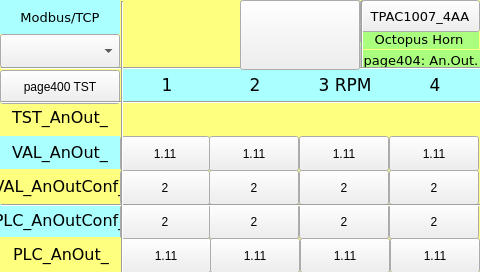
<?xml version="1.0" encoding="UTF-8"?>
<ui version="4.0">
<class>page404</class>
<widget class="QWidget" name="page404">
<property name="geometry">
<rect>
<x>0</x>
<y>0</y>
<width>480</width>
<height>272</height>
</rect>
</property>
<property name="minimumSize">
<size>
<width>480</width>
<height>272</height>
</size>
</property>
<property name="maximumSize">
<size>
<width>480</width>
<height>272</height>
</size>
</property>
<property name="windowTitle">
<string>page404</string>
</property>
<property name="styleSheet">
<string notr="true">QWidget#page404
{
background-color: rgb(255, 255, 127);
}</string>
</property>
<widget class="QLabel" name="label_Page">
<property name="geometry">
<rect>
<x>361</x>
<y>50</y>
<width>120</width>
<height>20</height>
</rect>
</property>
<property name="font">
<font>
<family>DejaVu Sans</family>
<pointsize>10</pointsize>
</font>
</property>
<property name="styleSheet">
<string notr="true">background-color: rgb(170, 255, 127);</string>
</property>
<property name="text">
<string>page404: An.Out.</string>
</property>
<property name="alignment">
<set>Qt::AlignCenter</set>
</property>
</widget>
<widget class="QLabel" name="label_18">
<property name="geometry">
<rect>
<x>359</x>
<y>29</y>
<width>120</width>
<height>20</height>
</rect>
</property>
<property name="font">
<font>
<family>DejaVu Sans</family>
<pointsize>10</pointsize>
</font>
</property>
<property name="styleSheet">
<string notr="true">background-color: rgb(170, 255, 127);</string>
</property>
<property name="text">
<string>Octopus Horn</string>
</property>
<property name="alignment">
<set>Qt::AlignCenter</set>
</property>
</widget>
<widget class="Line" name="line_vt_2">
<property name="geometry">
<rect>
<x>241</x>
<y>1</y>
<width>3</width>
<height>68</height>
</rect>
</property>
<property name="orientation">
<enum>Qt::Vertical</enum>
</property>
</widget>
<widget class="Line" name="line_hr_2">
<property name="geometry">
<rect>
<x>1</x>
<y>101</y>
<width>481</width>
<height>3</height>
</rect>
</property>
<property name="orientation">
<enum>Qt::Horizontal</enum>
</property>
</widget>
<widget class="Line" name="line_hr_3">
<property name="geometry">
<rect>
<x>1</x>
<y>204</y>
<width>481</width>
<height>3</height>
</rect>
</property>
<property name="orientation">
<enum>Qt::Horizontal</enum>
</property>
</widget>
<widget class="Line" name="line_hr_1">
<property name="geometry">
<rect>
<x>1</x>
<y>67</y>
<width>481</width>
<height>3</height>
</rect>
</property>
<property name="orientation">
<enum>Qt::Horizontal</enum>
</property>
</widget>
<widget class="Line" name="line_vt_4">
<property name="geometry">
<rect>
<x>361</x>
<y>1</y>
<width>3</width>
<height>68</height>
</rect>
</property>
<property name="orientation">
<enum>Qt::Vertical</enum>
</property>
</widget>
<widget class="ATCMdate" name="atcmDate">
<property name="geometry">
<rect>
<x>240</x>
<y>0</y>
<width>121</width>
<height>22</height>
</rect>
</property>
<property name="font">
<font>
<family>DejaVu Sans Mono</family>
</font>
</property>
<property name="toolTip">
<string>ATCM QDate</string>
</property>
<property name="whatsThis">
<string>ATCMdate widget</string>
</property>
<property name="bgColor">
<color>
<red>170</red>
<green>255</green>
<blue>127</blue>
</color>
</property>
<property name="borderWidth">
<number>0</number>
</property>
<property name="borderRadius">
<number>0</number>
</property>
<property name="format">
<enum>ATCMdate::YYYY_MM_DD</enum>
</property>
</widget>
<widget class="ATCMbutton" name="atcmButton_5">
<property name="geometry">
<rect>
<x>360</x>
<y>0</y>
<width>120</width>
<height>32</height>
</rect>
</property>
<property name="font">
<font>
<family>DejaVu Sans</family>
<pointsize>10</pointsize>
<weight>50</weight>
<bold>false</bold>
</font>
</property>
<property name="toolTip">
<string/>
</property>
<property name="whatsThis">
<string>ATCMbutton widget</string>
</property>
<property name="pageName">
<string>menu</string>
</property>
<property name="statusvar">
<string/>
</property>
<property name="viewStatus">
<bool>false</bool>
</property>
<property name="refresh">
<number>200</number>
</property>
<property name="visibilityVar">
<string/>
</property>
<property name="bgColor">
<color>
<red>85</red>
<green>255</green>
<blue>255</blue>
</color>
</property>
<property name="borderColor">
<color>
<red>220</red>
<green>220</green>
<blue>220</blue>
</color>
</property>
<property name="text">
<string>TPAC1007_4AA</string>
</property>
<property name="pressText">
<string>TPAC1007_4AA</string>
</property>
<property name="borderWidth">
<number>2</number>
</property>
<property name="borderRadius">
<number>0</number>
</property>
<property name="apparence">
<enum>QFrame::Raised</enum>
</property>
</widget>
<widget class="Line" name="line_vt_1">
<property name="geometry">
<rect>
<x>121</x>
<y>1</y>
<width>3</width>
<height>272</height>
</rect>
</property>
<property name="orientation">
<enum>Qt::Vertical</enum>
</property>
</widget>
<widget class="ATCMtime" name="atcmTime_2">
<property name="geometry">
<rect>
<x>240</x>
<y>22</y>
<width>121</width>
<height>22</height>
</rect>
</property>
<property name="font">
<font>
<family>DejaVu Sans Mono</family>
</font>
</property>
<property name="toolTip">
<string>ATCM QTime</string>
</property>
<property name="whatsThis">
<string>ATCMtime widget</string>
</property>
<property name="bgColor">
<color>
<red>170</red>
<green>255</green>
<blue>127</blue>
</color>
</property>
<property name="borderWidth">
<number>0</number>
</property>
<property name="borderRadius">
<number>0</number>
</property>
</widget>
<widget class="ATCMlabel" name="atcmLabelAnInConf_5">
<property name="geometry">
<rect>
<x>120</x>
<y>204</y>
<width>90</width>
<height>35</height>
</rect>
</property>
<property name="text">
<string>2</string>
</property>
<property name="toolTip">
<string>PLC_AnOutConf_1</string>
</property>
<property name="whatsThis">
<string>ATCMlabel widget</string>
</property>
<property name="variable">
<string>PLC_AnOutConf_1</string>
</property>
<property name="refresh">
<number>500</number>
</property>
<property name="max">
<string>0</string>
</property>
<property name="min">
<string>0</string>
</property>
<property name="viewStatus">
<bool>false</bool>
</property>
<property name="visibilityVar">
<string>TST_AnOut_1</string>
</property>
<property name="bgColor">
<color>
<red>170</red>
<green>255</green>
<blue>255</blue>
</color>
</property>
<property name="fontColor">
<color>
<red>0</red>
<green>0</green>
<blue>0</blue>
</color>
</property>
<property name="borderWidth">
<number>1</number>
</property>
<property name="borderRadius">
<number>0</number>
</property>
</widget>
<widget class="ATCMlabel" name="atcmLabelAnInConf_2">
<property name="geometry">
<rect>
<x>209</x>
<y>170</y>
<width>90</width>
<height>35</height>
</rect>
</property>
<property name="text">
<string>2</string>
</property>
<property name="toolTip">
<string>VAL_AnOutConf_2</string>
</property>
<property name="whatsThis">
<string>ATCMlabel widget</string>
</property>
<property name="variable">
<string>VAL_AnOutConf_2</string>
</property>
<property name="refresh">
<number>500</number>
</property>
<property name="max">
<string>0</string>
</property>
<property name="min">
<string>0</string>
</property>
<property name="viewStatus">
<bool>false</bool>
</property>
<property name="visibilityVar">
<string>TST_AnOut_2</string>
</property>
<property name="bgColor">
<color>
<red>255</red>
<green>255</green>
<blue>127</blue>
</color>
</property>
<property name="fontColor">
<color>
<red>0</red>
<green>0</green>
<blue>0</blue>
</color>
</property>
<property name="borderWidth">
<number>1</number>
</property>
<property name="borderRadius">
<number>0</number>
</property>
</widget>
<widget class="ATCMlabel" name="atcmLabelAnInConf_1">
<property name="geometry">
<rect>
<x>120</x>
<y>170</y>
<width>90</width>
<height>35</height>
</rect>
</property>
<property name="text">
<string>2</string>
</property>
<property name="toolTip">
<string>VAL_AnOutConf_1</string>
</property>
<property name="whatsThis">
<string>ATCMlabel widget</string>
</property>
<property name="variable">
<string>VAL_AnOutConf_1</string>
</property>
<property name="refresh">
<number>500</number>
</property>
<property name="max">
<string>0</string>
</property>
<property name="min">
<string>0</string>
</property>
<property name="viewStatus">
<bool>false</bool>
</property>
<property name="visibilityVar">
<string>TST_AnOut_1</string>
</property>
<property name="bgColor">
<color>
<red>255</red>
<green>255</green>
<blue>127</blue>
</color>
</property>
<property name="fontColor">
<color>
<red>0</red>
<green>0</green>
<blue>0</blue>
</color>
</property>
<property name="borderWidth">
<number>1</number>
</property>
<property name="borderRadius">
<number>0</number>
</property>
</widget>
<widget class="QLabel" name="label_PLC_AnIn_17">
<property name="geometry">
<rect>
<x>0</x>
<y>170</y>
<width>120</width>
<height>33</height>
</rect>
</property>
<property name="font">
<font>
<family>DejaVu Sans</family>
<pointsize>12</pointsize>
</font>
</property>
<property name="styleSheet">
<string notr="true">background-color: rgb(255, 255, 127);</string>
</property>
<property name="text">
<string>VAL_AnOutConf_</string>
</property>
<property name="alignment">
<set>Qt::AlignCenter</set>
</property>
</widget>
<widget class="QLabel" name="label_PLC_AnIn_13">
<property name="geometry">
<rect>
<x>0</x>
<y>101</y>
<width>120</width>
<height>33</height>
</rect>
</property>
<property name="font">
<font>
<family>DejaVu Sans</family>
<pointsize>12</pointsize>
</font>
</property>
<property name="styleSheet">
<string notr="true">background-color: rgb(255, 255, 127);</string>
</property>
<property name="text">
<string>TST_AnOut_</string>
</property>
<property name="alignment">
<set>Qt::AlignCenter</set>
</property>
</widget>
<widget class="ATCMlabel" name="atcmLabelAnIn_5">
<property name="geometry">
<rect>
<x>210</x>
<y>238</y>
<width>90</width>
<height>35</height>
</rect>
</property>
<property name="text">
<string>1.11</string>
</property>
<property name="toolTip">
<string>PLC_AnOut_2</string>
</property>
<property name="whatsThis">
<string>ATCMlabel widget</string>
</property>
<property name="variable">
<string>PLC_AnOut_2</string>
</property>
<property name="refresh">
<number>500</number>
</property>
<property name="max">
<string>0</string>
</property>
<property name="min">
<string>0</string>
</property>
<property name="viewStatus">
<bool>false</bool>
</property>
<property name="visibilityVar">
<string>TST_AnOut_2</string>
</property>
<property name="bgColor">
<color>
<red>255</red>
<green>255</green>
<blue>127</blue>
</color>
</property>
<property name="fontColor">
<color>
<red>0</red>
<green>0</green>
<blue>0</blue>
</color>
</property>
<property name="borderWidth">
<number>1</number>
</property>
<property name="borderRadius">
<number>0</number>
</property>
</widget>
<widget class="QLabel" name="label_PLC_AnIn_1">
<property name="geometry">
<rect>
<x>122</x>
<y>68</y>
<width>90</width>
<height>34</height>
</rect>
</property>
<property name="font">
<font>
<family>DejaVu Sans</family>
<pointsize>13</pointsize>
</font>
</property>
<property name="styleSheet">
<string notr="true">background-color: rgb(170, 255, 255);</string>
</property>
<property name="text">
<string>1</string>
</property>
<property name="alignment">
<set>Qt::AlignCenter</set>
</property>
</widget>
<widget class="QLabel" name="label_PLC_AnIn_2">
<property name="geometry">
<rect>
<x>210</x>
<y>68</y>
<width>90</width>
<height>34</height>
</rect>
</property>
<property name="font">
<font>
<family>DejaVu Sans</family>
<pointsize>13</pointsize>
</font>
</property>
<property name="styleSheet">
<string notr="true">background-color: rgb(170, 255, 255);</string>
</property>
<property name="text">
<string>2</string>
</property>
<property name="alignment">
<set>Qt::AlignCenter</set>
</property>
</widget>
<widget class="QLabel" name="label_PLC_AnIn_14">
<property name="geometry">
<rect>
<x>0</x>
<y>204</y>
<width>120</width>
<height>33</height>
</rect>
</property>
<property name="font">
<font>
<family>DejaVu Sans</family>
<pointsize>12</pointsize>
</font>
</property>
<property name="styleSheet">
<string notr="true">background-color: rgb(170, 255, 255);</string>
</property>
<property name="text">
<string>PLC_AnOutConf_</string>
</property>
<property name="alignment">
<set>Qt::AlignCenter</set>
</property>
</widget>
<widget class="ATCMlabel" name="atcmLabelAnIn_6">
<property name="geometry">
<rect>
<x>121</x>
<y>238</y>
<width>90</width>
<height>35</height>
</rect>
</property>
<property name="text">
<string>1.11</string>
</property>
<property name="toolTip">
<string>PLC_AnOut_1</string>
</property>
<property name="whatsThis">
<string>ATCMlabel widget</string>
</property>
<property name="variable">
<string>PLC_AnOut_1</string>
</property>
<property name="refresh">
<number>500</number>
</property>
<property name="max">
<string>0</string>
</property>
<property name="min">
<string>0</string>
</property>
<property name="viewStatus">
<bool>false</bool>
</property>
<property name="visibilityVar">
<string>TST_AnOut_1</string>
</property>
<property name="bgColor">
<color>
<red>255</red>
<green>255</green>
<blue>127</blue>
</color>
</property>
<property name="fontColor">
<color>
<red>0</red>
<green>0</green>
<blue>0</blue>
</color>
</property>
<property name="borderWidth">
<number>1</number>
</property>
<property name="borderRadius">
<number>0</number>
</property>
</widget>
<widget class="ATCMled" name="atcmLed_PLC_AnIn_1">
<property name="geometry">
<rect>
<x>118</x>
<y>102</y>
<width>90</width>
<height>34</height>
</rect>
</property>
<property name="toolTip">
<string>TST_AnOut_1</string>
</property>
<property name="whatsThis">
<string>ATCMled widget</string>
</property>
<property name="variable">
<string>TST_AnOut_1</string>
</property>
<property name="refresh">
<number>500</number>
</property>
<property name="viewStatus">
<bool>false</bool>
</property>
<property name="visibilityVar">
<string/>
</property>
<property name="onIcon">
<iconset>
<normaloff>:/on.png</normaloff>:/on.png</iconset>
</property>
<property name="offIcon">
<iconset>
<normaloff>:/off.png</normaloff>:/off.png</iconset>
</property>
</widget>
<widget class="QLabel" name="label_PLC_AnIn_16">
<property name="geometry">
<rect>
<x>1</x>
<y>238</y>
<width>120</width>
<height>33</height>
</rect>
</property>
<property name="font">
<font>
<family>DejaVu Sans</family>
<pointsize>12</pointsize>
</font>
</property>
<property name="styleSheet">
<string notr="true">background-color: rgb(255, 255, 127);</string>
</property>
<property name="text">
<string>PLC_AnOut_</string>
</property>
<property name="alignment">
<set>Qt::AlignCenter</set>
</property>
</widget>
<widget class="ATCMled" name="atcmLed_PLC_AnIn_2">
<property name="geometry">
<rect>
<x>209</x>
<y>102</y>
<width>90</width>
<height>34</height>
</rect>
</property>
<property name="toolTip">
<string>TST_AnOut_2</string>
</property>
<property name="whatsThis">
<string>ATCMled widget</string>
</property>
<property name="variable">
<string>TST_AnOut_2</string>
</property>
<property name="refresh">
<number>500</number>
</property>
<property name="viewStatus">
<bool>false</bool>
</property>
<property name="visibilityVar">
<string/>
</property>
<property name="onIcon">
<iconset>
<normaloff>:/on.png</normaloff>:/on.png</iconset>
</property>
<property name="offIcon">
<iconset>
<normaloff>:/off.png</normaloff>:/off.png</iconset>
</property>
</widget>
<widget class="ATCMlabel" name="atcmLabelAnInConf_7">
<property name="geometry">
<rect>
<x>209</x>
<y>204</y>
<width>90</width>
<height>35</height>
</rect>
</property>
<property name="text">
<string>2</string>
</property>
<property name="toolTip">
<string>PLC_AnOutConf_2</string>
</property>
<property name="whatsThis">
<string>ATCMlabel widget</string>
</property>
<property name="variable">
<string>PLC_AnOutConf_2</string>
</property>
<property name="refresh">
<number>500</number>
</property>
<property name="max">
<string>0</string>
</property>
<property name="min">
<string>0</string>
</property>
<property name="viewStatus">
<bool>false</bool>
</property>
<property name="visibilityVar">
<string>TST_AnOut_2</string>
</property>
<property name="bgColor">
<color>
<red>170</red>
<green>255</green>
<blue>255</blue>
</color>
</property>
<property name="fontColor">
<color>
<red>0</red>
<green>0</green>
<blue>0</blue>
</color>
</property>
<property name="borderWidth">
<number>1</number>
</property>
<property name="borderRadius">
<number>0</number>
</property>
</widget>
<widget class="QLabel" name="label_PLC_AnIn_3">
<property name="geometry">
<rect>
<x>300</x>
<y>68</y>
<width>90</width>
<height>34</height>
</rect>
</property>
<property name="font">
<font>
<family>DejaVu Sans</family>
<pointsize>13</pointsize>
</font>
</property>
<property name="styleSheet">
<string notr="true">background-color: rgb(170, 255, 255);</string>
</property>
<property name="text">
<string>3 RPM</string>
</property>
<property name="alignment">
<set>Qt::AlignCenter</set>
</property>
</widget>
<widget class="ATCMled" name="atcmLed_PLC_AnIn_3">
<property name="geometry">
<rect>
<x>299</x>
<y>102</y>
<width>90</width>
<height>34</height>
</rect>
</property>
<property name="toolTip">
<string>TST_AnOut_3</string>
</property>
<property name="whatsThis">
<string>ATCMled widget</string>
</property>
<property name="variable">
<string>TST_AnOut_3</string>
</property>
<property name="refresh">
<number>500</number>
</property>
<property name="viewStatus">
<bool>false</bool>
</property>
<property name="visibilityVar">
<string/>
</property>
<property name="onIcon">
<iconset>
<normaloff>:/on.png</normaloff>:/on.png</iconset>
</property>
<property name="offIcon">
<iconset>
<normaloff>:/off.png</normaloff>:/off.png</iconset>
</property>
</widget>
<widget class="ATCMlabel" name="atcmLabelAnInConf_8">
<property name="geometry">
<rect>
<x>299</x>
<y>204</y>
<width>90</width>
<height>35</height>
</rect>
</property>
<property name="text">
<string>2</string>
</property>
<property name="toolTip">
<string>PLC_AnOutConf_3</string>
</property>
<property name="whatsThis">
<string>ATCMlabel widget</string>
</property>
<property name="variable">
<string>PLC_AnOutConf_3</string>
</property>
<property name="refresh">
<number>500</number>
</property>
<property name="max">
<string>0</string>
</property>
<property name="min">
<string>0</string>
</property>
<property name="viewStatus">
<bool>false</bool>
</property>
<property name="visibilityVar">
<string>TST_AnOut_3</string>
</property>
<property name="bgColor">
<color>
<red>170</red>
<green>255</green>
<blue>255</blue>
</color>
</property>
<property name="fontColor">
<color>
<red>0</red>
<green>0</green>
<blue>0</blue>
</color>
</property>
<property name="borderWidth">
<number>1</number>
</property>
<property name="borderRadius">
<number>0</number>
</property>
</widget>
<widget class="ATCMlabel" name="atcmLabelAnIn_7">
<property name="geometry">
<rect>
<x>300</x>
<y>238</y>
<width>90</width>
<height>35</height>
</rect>
</property>
<property name="text">
<string>1.11</string>
</property>
<property name="toolTip">
<string>PLC_AnOut_3</string>
</property>
<property name="whatsThis">
<string>ATCMlabel widget</string>
</property>
<property name="variable">
<string>PLC_AnOut_3</string>
</property>
<property name="refresh">
<number>500</number>
</property>
<property name="max">
<string>0</string>
</property>
<property name="min">
<string>0</string>
</property>
<property name="viewStatus">
<bool>false</bool>
</property>
<property name="visibilityVar">
<string>TST_AnOut_3</string>
</property>
<property name="bgColor">
<color>
<red>255</red>
<green>255</green>
<blue>127</blue>
</color>
</property>
<property name="fontColor">
<color>
<red>0</red>
<green>0</green>
<blue>0</blue>
</color>
</property>
<property name="borderWidth">
<number>1</number>
</property>
<property name="borderRadius">
<number>0</number>
</property>
</widget>
<widget class="ATCMlabel" name="atcmLabelAnInConf_3">
<property name="geometry">
<rect>
<x>299</x>
<y>170</y>
<width>90</width>
<height>35</height>
</rect>
</property>
<property name="text">
<string>2</string>
</property>
<property name="toolTip">
<string>VAL_AnOutConf_3</string>
</property>
<property name="whatsThis">
<string>ATCMlabel widget</string>
</property>
<property name="variable">
<string>VAL_AnOutConf_3</string>
</property>
<property name="refresh">
<number>500</number>
</property>
<property name="max">
<string>0</string>
</property>
<property name="min">
<string>0</string>
</property>
<property name="viewStatus">
<bool>false</bool>
</property>
<property name="visibilityVar">
<string>TST_AnOut_3</string>
</property>
<property name="bgColor">
<color>
<red>255</red>
<green>255</green>
<blue>127</blue>
</color>
</property>
<property name="fontColor">
<color>
<red>0</red>
<green>0</green>
<blue>0</blue>
</color>
</property>
<property name="borderWidth">
<number>1</number>
</property>
<property name="borderRadius">
<number>0</number>
</property>
</widget>
<widget class="ATCMlabel" name="atcmLabelAnIn_8">
<property name="geometry">
<rect>
<x>390</x>
<y>238</y>
<width>90</width>
<height>35</height>
</rect>
</property>
<property name="text">
<string>1.11</string>
</property>
<property name="toolTip">
<string>PLC_AnOut_4</string>
</property>
<property name="whatsThis">
<string>ATCMlabel widget</string>
</property>
<property name="variable">
<string>PLC_AnOut_4</string>
</property>
<property name="refresh">
<number>500</number>
</property>
<property name="max">
<string>0</string>
</property>
<property name="min">
<string>0</string>
</property>
<property name="viewStatus">
<bool>false</bool>
</property>
<property name="visibilityVar">
<string>TST_AnOut_4</string>
</property>
<property name="bgColor">
<color>
<red>255</red>
<green>255</green>
<blue>127</blue>
</color>
</property>
<property name="fontColor">
<color>
<red>0</red>
<green>0</green>
<blue>0</blue>
</color>
</property>
<property name="borderWidth">
<number>1</number>
</property>
<property name="borderRadius">
<number>0</number>
</property>
</widget>
<widget class="ATCMlabel" name="atcmLabelAnInConf_4">
<property name="geometry">
<rect>
<x>389</x>
<y>170</y>
<width>90</width>
<height>35</height>
</rect>
</property>
<property name="text">
<string>2</string>
</property>
<property name="toolTip">
<string>VAL_AnOutConf_4</string>
</property>
<property name="whatsThis">
<string>ATCMlabel widget</string>
</property>
<property name="variable">
<string>VAL_AnOutConf_4</string>
</property>
<property name="refresh">
<number>500</number>
</property>
<property name="max">
<string>0</string>
</property>
<property name="min">
<string>0</string>
</property>
<property name="viewStatus">
<bool>false</bool>
</property>
<property name="visibilityVar">
<string>TST_AnOut_4</string>
</property>
<property name="bgColor">
<color>
<red>255</red>
<green>255</green>
<blue>127</blue>
</color>
</property>
<property name="fontColor">
<color>
<red>0</red>
<green>0</green>
<blue>0</blue>
</color>
</property>
<property name="borderWidth">
<number>1</number>
</property>
<property name="borderRadius">
<number>0</number>
</property>
</widget>
<widget class="QLabel" name="label_PLC_AnIn_4">
<property name="geometry">
<rect>
<x>390</x>
<y>68</y>
<width>90</width>
<height>34</height>
</rect>
</property>
<property name="font">
<font>
<family>DejaVu Sans</family>
<pointsize>13</pointsize>
</font>
</property>
<property name="styleSheet">
<string notr="true">background-color: rgb(170, 255, 255);</string>
</property>
<property name="text">
<string>4</string>
</property>
<property name="alignment">
<set>Qt::AlignCenter</set>
</property>
</widget>
<widget class="ATCMled" name="atcmLed_PLC_AnIn_4">
<property name="geometry">
<rect>
<x>389</x>
<y>102</y>
<width>90</width>
<height>34</height>
</rect>
</property>
<property name="toolTip">
<string>TST_AnOut_4</string>
</property>
<property name="whatsThis">
<string>ATCMled widget</string>
</property>
<property name="variable">
<string>TST_AnOut_4</string>
</property>
<property name="refresh">
<number>500</number>
</property>
<property name="viewStatus">
<bool>false</bool>
</property>
<property name="visibilityVar">
<string/>
</property>
<property name="onIcon">
<iconset>
<normaloff>:/on.png</normaloff>:/on.png</iconset>
</property>
<property name="offIcon">
<iconset>
<normaloff>:/off.png</normaloff>:/off.png</iconset>
</property>
</widget>
<widget class="ATCMlabel" name="atcmLabelAnInConf_9">
<property name="geometry">
<rect>
<x>389</x>
<y>204</y>
<width>90</width>
<height>35</height>
</rect>
</property>
<property name="text">
<string>2</string>
</property>
<property name="toolTip">
<string>PLC_AnOutConf_4</string>
</property>
<property name="whatsThis">
<string>ATCMlabel widget</string>
</property>
<property name="variable">
<string>PLC_AnOutConf_4</string>
</property>
<property name="refresh">
<number>500</number>
</property>
<property name="max">
<string>0</string>
</property>
<property name="min">
<string>0</string>
</property>
<property name="viewStatus">
<bool>false</bool>
</property>
<property name="visibilityVar">
<string>TST_AnOut_4</string>
</property>
<property name="bgColor">
<color>
<red>170</red>
<green>255</green>
<blue>255</blue>
</color>
</property>
<property name="fontColor">
<color>
<red>0</red>
<green>0</green>
<blue>0</blue>
</color>
</property>
<property name="borderWidth">
<number>1</number>
</property>
<property name="borderRadius">
<number>0</number>
</property>
</widget>
<widget class="ATCMlabel" name="atcmLabelAnIn_9">
<property name="geometry">
<rect>
<x>209</x>
<y>136</y>
<width>90</width>
<height>35</height>
</rect>
</property>
<property name="text">
<string>1.11</string>
</property>
<property name="toolTip">
<string>VAL_AnOut_2</string>
</property>
<property name="whatsThis">
<string>ATCMlabel widget</string>
</property>
<property name="variable">
<string>VAL_AnOut_2</string>
</property>
<property name="refresh">
<number>500</number>
</property>
<property name="max">
<string>0</string>
</property>
<property name="min">
<string>0</string>
</property>
<property name="viewStatus">
<bool>false</bool>
</property>
<property name="visibilityVar">
<string>TST_AnOut_2</string>
</property>
<property name="bgColor">
<color>
<red>170</red>
<green>255</green>
<blue>255</blue>
</color>
</property>
<property name="fontColor">
<color>
<red>0</red>
<green>0</green>
<blue>0</blue>
</color>
</property>
<property name="borderWidth">
<number>1</number>
</property>
<property name="borderRadius">
<number>0</number>
</property>
</widget>
<widget class="QLabel" name="label_PLC_AnIn_18">
<property name="geometry">
<rect>
<x>0</x>
<y>136</y>
<width>120</width>
<height>33</height>
</rect>
</property>
<property name="font">
<font>
<family>DejaVu Sans</family>
<pointsize>12</pointsize>
</font>
</property>
<property name="styleSheet">
<string notr="true">background-color: rgb(170, 255, 255);</string>
</property>
<property name="text">
<string>VAL_AnOut_</string>
</property>
<property name="alignment">
<set>Qt::AlignCenter</set>
</property>
</widget>
<widget class="ATCMlabel" name="atcmLabelAnIn_10">
<property name="geometry">
<rect>
<x>120</x>
<y>136</y>
<width>90</width>
<height>35</height>
</rect>
</property>
<property name="text">
<string>1.11</string>
</property>
<property name="toolTip">
<string>VAL_AnOut_1</string>
</property>
<property name="whatsThis">
<string>ATCMlabel widget</string>
</property>
<property name="variable">
<string>VAL_AnOut_1</string>
</property>
<property name="refresh">
<number>500</number>
</property>
<property name="max">
<string>0</string>
</property>
<property name="min">
<string>0</string>
</property>
<property name="viewStatus">
<bool>false</bool>
</property>
<property name="visibilityVar">
<string>TST_AnOut_1</string>
</property>
<property name="bgColor">
<color>
<red>170</red>
<green>255</green>
<blue>255</blue>
</color>
</property>
<property name="fontColor">
<color>
<red>0</red>
<green>0</green>
<blue>0</blue>
</color>
</property>
<property name="borderWidth">
<number>1</number>
</property>
<property name="borderRadius">
<number>0</number>
</property>
</widget>
<widget class="ATCMlabel" name="atcmLabelAnIn_11">
<property name="geometry">
<rect>
<x>299</x>
<y>136</y>
<width>90</width>
<height>35</height>
</rect>
</property>
<property name="text">
<string>1.11</string>
</property>
<property name="toolTip">
<string>VAL_AnOut_3</string>
</property>
<property name="whatsThis">
<string>ATCMlabel widget</string>
</property>
<property name="variable">
<string>VAL_AnOut_3</string>
</property>
<property name="refresh">
<number>500</number>
</property>
<property name="max">
<string>0</string>
</property>
<property name="min">
<string>0</string>
</property>
<property name="viewStatus">
<bool>false</bool>
</property>
<property name="visibilityVar">
<string>TST_AnOut_3</string>
</property>
<property name="bgColor">
<color>
<red>170</red>
<green>255</green>
<blue>255</blue>
</color>
</property>
<property name="fontColor">
<color>
<red>0</red>
<green>0</green>
<blue>0</blue>
</color>
</property>
<property name="borderWidth">
<number>1</number>
</property>
<property name="borderRadius">
<number>0</number>
</property>
</widget>
<widget class="ATCMlabel" name="atcmLabelAnIn_12">
<property name="geometry">
<rect>
<x>389</x>
<y>136</y>
<width>90</width>
<height>35</height>
</rect>
</property>
<property name="text">
<string>1.11</string>
</property>
<property name="toolTip">
<string>VAL_AnOut_4</string>
</property>
<property name="whatsThis">
<string>ATCMlabel widget</string>
</property>
<property name="variable">
<string>VAL_AnOut_4</string>
</property>
<property name="refresh">
<number>500</number>
</property>
<property name="max">
<string>0</string>
</property>
<property name="min">
<string>0</string>
</property>
<property name="viewStatus">
<bool>false</bool>
</property>
<property name="visibilityVar">
<string>TST_AnOut_4</string>
</property>
<property name="bgColor">
<color>
<red>170</red>
<green>255</green>
<blue>255</blue>
</color>
</property>
<property name="fontColor">
<color>
<red>0</red>
<green>0</green>
<blue>0</blue>
</color>
</property>
<property name="borderWidth">
<number>1</number>
</property>
<property name="borderRadius">
<number>0</number>
</property>
</widget>
<widget class="ATCMbutton" name="atcmButton_page402_2">
<property name="geometry">
<rect>
<x>0</x>
<y>70</y>
<width>120</width>
<height>34</height>
</rect>
</property>
<property name="toolTip">
<string/>
</property>
<property name="whatsThis">
<string>ATCMbutton widget</string>
</property>
<property name="pageName">
<string>page400</string>
</property>
<property name="statusvar">
<string/>
</property>
<property name="viewStatus">
<bool>false</bool>
</property>
<property name="visibilityVar">
<string/>
</property>
<property name="bgColor">
<color>
<red>170</red>
<green>255</green>
<blue>255</blue>
</color>
</property>
<property name="text">
<string>page400 TST</string>
</property>
<property name="pressText">
<string>page400 TST</string>
</property>
<property name="borderWidth">
<number>0</number>
</property>
<property name="borderRadius">
<number>0</number>
</property>
<property name="apparence">
<enum>QFrame::Raised</enum>
</property>
</widget>
<widget class="ATCMlabel" name="atcmLabel_PLC_time">
<property name="enabled">
<bool>false</bool>
</property>
<property name="geometry">
<rect>
<x>241</x>
<y>44</y>
<width>120</width>
<height>25</height>
</rect>
</property>
<property name="font">
<font>
<family>DejaVu Sans Mono</family>
<pointsize>12</pointsize>
</font>
</property>
<property name="text">
<string>86400.00</string>
</property>
<property name="toolTip">
<string>PLC_time</string>
</property>
<property name="whatsThis">
<string>ATCMlabel widget</string>
</property>
<property name="variable">
<string>PLC_time</string>
</property>
<property name="refresh">
<number>500</number>
</property>
<property name="max">
<string>0</string>
</property>
<property name="min">
<string>0</string>
</property>
<property name="viewStatus">
<bool>false</bool>
</property>
<property name="visibilityVar">
<string/>
</property>
<property name="bgColor">
<color>
<red>170</red>
<green>255</green>
<blue>127</blue>
</color>
</property>
<property name="fontColor">
<color>
<red>0</red>
<green>0</green>
<blue>0</blue>
</color>
</property>
<property name="borderWidth">
<number>0</number>
</property>
<property name="borderRadius">
<number>0</number>
</property>
</widget>
<widget class="ATCManimation" name="atcmAnimation_TEST_STATUS">
<property name="geometry">
<rect>
<x>120</x>
<y>0</y>
<width>120</width>
<height>68</height>
</rect>
</property>
<property name="toolTip">
<string>TEST_STATUS</string>
</property>
<property name="whatsThis">
<string>ATCManimation widget</string>
</property>
<property name="mapping">
<string>0;:/icons/my_img/local.png;216;:/icons/my_img/remote.png;42;:/icons/my_img/done.png</string>
</property>
<property name="variable">
<string>TEST_STATUS</string>
</property>
<property name="refresh">
<number>500</number>
</property>
<property name="viewStatus">
<bool>false</bool>
</property>
<property name="visibilityVar">
<string/>
</property>
</widget>
<widget class="QLabel" name="label_Start_3">
<property name="geometry">
<rect>
<x>0</x>
<y>0</y>
<width>120</width>
<height>34</height>
</rect>
</property>
<property name="font">
<font>
<family>DejaVu Sans</family>
<pointsize>10</pointsize>
</font>
</property>
<property name="styleSheet">
<string notr="true">background-color: rgb(170, 255, 255);</string>
</property>
<property name="text">
<string>Modbus/TCP</string>
</property>
<property name="alignment">
<set>Qt::AlignCenter</set>
</property>
</widget>
<widget class="ATCMcombobox" name="atcmComboBox">
<property name="geometry">
<rect>
<x>0</x>
<y>34</y>
<width>120</width>
<height>34</height>
</rect>
</property>
<property name="font">
<font>
<family>DejaVu Sans</family>
<pointsize>10</pointsize>
</font>
</property>
<property name="toolTip">
<string>TEST_COMMAND</string>
</property>
<property name="whatsThis">
<string>ATCMcombobox widget</string>
</property>
<property name="variable">
<string>TEST_COMMAND</string>
</property>
<property name="refresh">
<number>500</number>
</property>
<property name="viewStatus">
<bool>false</bool>
</property>
<property name="writeAcknowledge">
<bool>false</bool>
</property>
<property name="visibilityVar">
<string/>
</property>
<property name="bgColor">
<color>
<red>170</red>
<green>255</green>
<blue>127</blue>
</color>
</property>
<property name="borderWidth">
<number>0</number>
</property>
<property name="borderRadius">
<number>0</number>
</property>
<property name="mapping">
<string>0;LOCAL;216;REMOTE;42;DONE</string>
</property>
</widget>
<widget class="ATCMbutton" name="atcmButton_16">
<property name="geometry">
<rect>
<x>240</x>
<y>0</y>
<width>120</width>
<height>70</height>
</rect>
</property>
<property name="toolTip">
<string/>
</property>
<property name="whatsThis">
<string>ATCMbutton widget</string>
</property>
<property name="pageName">
<string>page200</string>
</property>
<property name="statusvar">
<string/>
</property>
<property name="viewStatus">
<bool>false</bool>
</property>
<property name="visibilityVar">
<string/>
</property>
<property name="bgColor">
<color alpha="0">
<red>230</red>
<green>230</green>
<blue>230</blue>
</color>
</property>
<property name="text">
<string/>
</property>
<property name="pressText">
<string/>
</property>
<property name="borderWidth">
<number>0</number>
</property>
<property name="borderRadius">
<number>0</number>
</property>
</widget>
<zorder>label_Page</zorder>
<zorder>label_18</zorder>
<zorder>atcmDate</zorder>
<zorder>atcmButton_5</zorder>
<zorder>atcmTime_2</zorder>
<zorder>atcmLabelAnInConf_5</zorder>
<zorder>atcmLabelAnInConf_2</zorder>
<zorder>atcmLabelAnInConf_1</zorder>
<zorder>atcmLabelAnIn_5</zorder>
<zorder>label_PLC_AnIn_1</zorder>
<zorder>label_PLC_AnIn_2</zorder>
<zorder>atcmLabelAnIn_6</zorder>
<zorder>atcmLed_PLC_AnIn_1</zorder>
<zorder>atcmLed_PLC_AnIn_2</zorder>
<zorder>atcmLabelAnInConf_7</zorder>
<zorder>label_PLC_AnIn_14</zorder>
<zorder>label_PLC_AnIn_13</zorder>
<zorder>label_PLC_AnIn_16</zorder>
<zorder>label_PLC_AnIn_17</zorder>
<zorder>label_PLC_AnIn_3</zorder>
<zorder>atcmLed_PLC_AnIn_3</zorder>
<zorder>atcmLabelAnInConf_8</zorder>
<zorder>atcmLabelAnIn_7</zorder>
<zorder>atcmLabelAnInConf_3</zorder>
<zorder>atcmLabelAnIn_8</zorder>
<zorder>atcmLabelAnInConf_4</zorder>
<zorder>label_PLC_AnIn_4</zorder>
<zorder>atcmLed_PLC_AnIn_4</zorder>
<zorder>atcmLabelAnInConf_9</zorder>
<zorder>atcmLabelAnIn_9</zorder>
<zorder>label_PLC_AnIn_18</zorder>
<zorder>atcmLabelAnIn_10</zorder>
<zorder>atcmLabelAnIn_11</zorder>
<zorder>atcmLabelAnIn_12</zorder>
<zorder>atcmButton_page402_2</zorder>
<zorder>atcmLabel_PLC_time</zorder>
<zorder>atcmAnimation_TEST_STATUS</zorder>
<zorder>label_Start_3</zorder>
<zorder>atcmComboBox</zorder>
<zorder>line_vt_4</zorder>
<zorder>line_hr_1</zorder>
<zorder>line_hr_2</zorder>
<zorder>line_hr_3</zorder>
<zorder>line_vt_2</zorder>
<zorder>line_vt_1</zorder>
<zorder>atcmButton_16</zorder>
</widget>
<customwidgets>
<customwidget>
<class>ATCManimation</class>
<extends>QLabel</extends>
<header>atcmplugin.h</header>
</customwidget>
<customwidget>
<class>ATCMbutton</class>
<extends>QPushButton</extends>
<header>atcmplugin.h</header>
</customwidget>
<customwidget>
<class>ATCMcombobox</class>
<extends>QComboBox</extends>
<header>atcmplugin.h</header>
</customwidget>
<customwidget>
<class>ATCMdate</class>
<extends>QPushButton</extends>
<header>atcmplugin.h</header>
</customwidget>
<customwidget>
<class>ATCMlabel</class>
<extends>QPushButton</extends>
<header>atcmplugin.h</header>
</customwidget>
<customwidget>
<class>ATCMled</class>
<extends>QLabel</extends>
<header>atcmplugin.h</header>
</customwidget>
<customwidget>
<class>ATCMtime</class>
<extends>QPushButton</extends>
<header>atcmplugin.h</header>
</customwidget>
</customwidgets>
<resources/>
<connections>
<connection>
<sender>atcmButton_5</sender>
<signal>newPage(const char*,bool)</signal>
<receiver>page404</receiver>
<slot>goto_page(const char*,bool)</slot>
<hints>
<hint type="sourcelabel">
<x>20</x>
<y>20</y>
</hint>
<hint type="destinationlabel">
<x>20</x>
<y>20</y>
</hint>
</hints>
</connection>
<connection>
<sender>atcmButton_page402_2</sender>
<signal>newPage(const char*,bool)</signal>
<receiver>page404</receiver>
<slot>goto_page(const char*,bool)</slot>
<hints>
<hint type="sourcelabel">
<x>20</x>
<y>20</y>
</hint>
<hint type="destinationlabel">
<x>20</x>
<y>20</y>
</hint>
</hints>
</connection>
  <connection>
   <sender>atcmButton_16</sender>
   <signal>newPage(const char*,bool)</signal>
   <receiver>page404</receiver>
   <slot>goto_page(const char*,bool)</slot>
  </connection>
 </connections>
<slots>
<slot>goto_page(const char*,bool)</slot>
</slots>
</ui>
